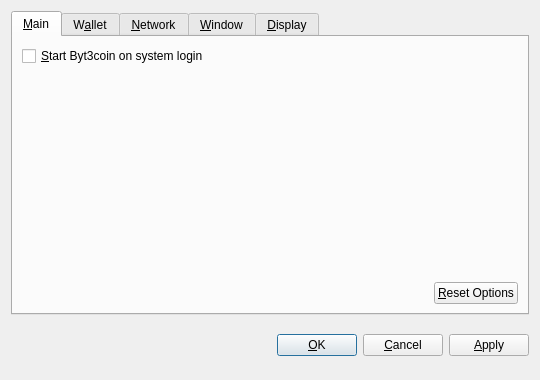
<?xml version="1.0" encoding="UTF-8"?>
<ui version="4.0">
 <class>OptionsDialog</class>
 <widget class="QDialog" name="OptionsDialog">
  <property name="geometry">
   <rect>
    <x>0</x>
    <y>0</y>
    <width>540</width>
    <height>380</height>
   </rect>
  </property>
  <property name="windowTitle">
   <string>Options</string>
  </property>
  <property name="modal">
   <bool>true</bool>
  </property>
  <layout class="QVBoxLayout" name="verticalLayout">
   <item>
    <widget class="QTabWidget" name="tabWidget">
     <property name="tabPosition">
      <enum>QTabWidget::North</enum>
     </property>
     <property name="currentIndex">
      <number>0</number>
     </property>
     <widget class="QWidget" name="tabMain">
      <attribute name="title">
       <string>&amp;Main</string>
      </attribute>
      <layout class="QVBoxLayout" name="verticalLayout_Main">
       <item>
        <widget class="QCheckBox" name="bitcoinAtStartup">
         <property name="toolTip">
          <string>Automatically start Byt3coin after logging in to the system.</string>
         </property>
         <property name="text">
          <string>&amp;Start Byt3coin on system login</string>
         </property>
        </widget>
       </item>
       <item>
        <spacer name="verticalSpacer_Main">
         <property name="orientation">
          <enum>Qt::Vertical</enum>
         </property>
         <property name="sizeHint" stdset="0">
          <size>
           <width>20</width>
           <height>40</height>
          </size>
         </property>
        </spacer>
       </item>
       <item>
        <layout class="QHBoxLayout" name="horizontalLayout_2_Main">
         <item>
          <spacer name="horizontalSpacer_2_Main">
           <property name="orientation">
            <enum>Qt::Horizontal</enum>
           </property>
           <property name="sizeHint" stdset="0">
            <size>
             <width>40</width>
             <height>20</height>
            </size>
           </property>
          </spacer>
         </item>
         <item>
          <widget class="QPushButton" name="resetButton">
           <property name="toolTip">
            <string>Reset all client options to default.</string>
           </property>
           <property name="text">
            <string>&amp;Reset Options</string>
           </property>
           <property name="autoDefault">
            <bool>false</bool>
           </property>
          </widget>
         </item>
        </layout>
       </item>
      </layout>
     </widget>
     <widget class="QWidget" name="tabWallet">
      <attribute name="title">
       <string>W&amp;allet</string>
      </attribute>
      <layout class="QVBoxLayout" name="verticalLayout_Network">
       <item>
        <widget class="QLabel" name="transactionFeeInfoLabel">
         <property name="text">
          <string>Optional transaction fee per kB that helps make sure your transactions are processed quickly. Most transactions are 1 kB.</string>
         </property>
         <property name="textFormat">
          <enum>Qt::PlainText</enum>
         </property>
         <property name="wordWrap">
          <bool>true</bool>
         </property>
        </widget>
       </item>
       <item>
        <layout class="QHBoxLayout" name="horizontalLayout_1_Main">
         <item>
          <widget class="QLabel" name="transactionFeeLabel">
           <property name="text">
            <string>Pay transaction &amp;fee</string>
           </property>
           <property name="textFormat">
            <enum>Qt::PlainText</enum>
           </property>
           <property name="buddy">
            <cstring>transactionFee</cstring>
           </property>
          </widget>
         </item>
         <item>
          <widget class="BitcoinAmountField" name="transactionFee"/>
         </item>
         <item>
          <spacer name="horizontalSpacer_1_Main">
           <property name="orientation">
            <enum>Qt::Horizontal</enum>
           </property>
           <property name="sizeHint" stdset="0">
            <size>
             <width>40</width>
             <height>20</height>
            </size>
           </property>
          </spacer>
         </item>
        </layout>
       </item>
       <item>
        <widget class="QLabel" name="label">
         <property name="text">
          <string>If you disable the spending of unconfirmed change, the change from a transaction cannot be used until that transaction has at least one confirmation. This also affects how your balance is computed.</string>
         </property>
         <property name="wordWrap">
          <bool>true</bool>
         </property>
        </widget>
       </item>
       <item>
        <widget class="QCheckBox" name="spendZeroConfChange">
         <property name="text">
          <string>Spend unconfirmed change  (experts only)</string>
         </property>
        </widget>
       </item>
       <item>
        <spacer name="verticalSpacer">
         <property name="orientation">
          <enum>Qt::Vertical</enum>
         </property>
         <property name="sizeHint" stdset="0">
          <size>
           <width>20</width>
           <height>40</height>
          </size>
         </property>
        </spacer>
       </item>
      </layout>
     </widget>
     <widget class="QWidget" name="tabNetwork">
      <attribute name="title">
       <string>&amp;Network</string>
      </attribute>
      <layout class="QVBoxLayout" name="verticalLayout_Network">
       <item>
        <widget class="QCheckBox" name="mapPortUpnp">
         <property name="toolTip">
          <string>Automatically open the Byt3coin client port on the router. This only works when your router supports UPnP and it is enabled.</string>
         </property>
         <property name="text">
          <string>Map port using &amp;UPnP</string>
         </property>
        </widget>
       </item>
       <item>
        <widget class="QCheckBox" name="connectSocks">
         <property name="toolTip">
          <string>Connect to the Byt3coin network through a SOCKS proxy (e.g. when connecting through Tor).</string>
         </property>
         <property name="text">
          <string>&amp;Connect through SOCKS proxy:</string>
         </property>
        </widget>
       </item>
       <item>
        <layout class="QHBoxLayout" name="horizontalLayout_Network">
         <item>
          <widget class="QLabel" name="proxyIpLabel">
           <property name="text">
            <string>Proxy &amp;IP:</string>
           </property>
           <property name="textFormat">
            <enum>Qt::PlainText</enum>
           </property>
           <property name="buddy">
            <cstring>proxyIp</cstring>
           </property>
          </widget>
         </item>
         <item>
          <widget class="QValidatedLineEdit" name="proxyIp">
           <property name="maximumSize">
            <size>
             <width>140</width>
             <height>16777215</height>
            </size>
           </property>
           <property name="toolTip">
            <string>IP address of the proxy (e.g. 127.0.0.1)</string>
           </property>
          </widget>
         </item>
         <item>
          <widget class="QLabel" name="proxyPortLabel">
           <property name="text">
            <string>&amp;Port:</string>
           </property>
           <property name="textFormat">
            <enum>Qt::PlainText</enum>
           </property>
           <property name="buddy">
            <cstring>proxyPort</cstring>
           </property>
          </widget>
         </item>
         <item>
          <widget class="QLineEdit" name="proxyPort">
           <property name="maximumSize">
            <size>
             <width>55</width>
             <height>16777215</height>
            </size>
           </property>
           <property name="toolTip">
            <string>Port of the proxy (e.g. 9050)</string>
           </property>
          </widget>
         </item>
         <item>
          <widget class="QLabel" name="socksVersionLabel">
           <property name="text">
            <string>SOCKS &amp;Version:</string>
           </property>
           <property name="textFormat">
            <enum>Qt::PlainText</enum>
           </property>
           <property name="buddy">
            <cstring>socksVersion</cstring>
           </property>
          </widget>
         </item>
         <item>
          <widget class="QValueComboBox" name="socksVersion">
           <property name="toolTip">
            <string>SOCKS version of the proxy (e.g. 5)</string>
           </property>
          </widget>
         </item>
         <item>
          <spacer name="horizontalSpacer_Network">
           <property name="orientation">
            <enum>Qt::Horizontal</enum>
           </property>
           <property name="sizeHint" stdset="0">
            <size>
             <width>40</width>
             <height>20</height>
            </size>
           </property>
          </spacer>
         </item>
        </layout>
       </item>
       <item>
        <spacer name="verticalSpacer_Network">
         <property name="orientation">
          <enum>Qt::Vertical</enum>
         </property>
         <property name="sizeHint" stdset="0">
          <size>
           <width>20</width>
           <height>40</height>
          </size>
         </property>
        </spacer>
       </item>
      </layout>
     </widget>
     <widget class="QWidget" name="tabWindow">
      <attribute name="title">
       <string>&amp;Window</string>
      </attribute>
      <layout class="QVBoxLayout" name="verticalLayout_Window">
       <item>
        <widget class="QCheckBox" name="minimizeToTray">
         <property name="toolTip">
          <string>Show only a tray icon after minimizing the window.</string>
         </property>
         <property name="text">
          <string>&amp;Minimize to the tray instead of the taskbar</string>
         </property>
        </widget>
       </item>
       <item>
        <widget class="QCheckBox" name="minimizeOnClose">
         <property name="toolTip">
          <string>Minimize instead of exit the application when the window is closed. When this option is enabled, the application will be closed only after selecting Quit in the menu.</string>
         </property>
         <property name="text">
          <string>M&amp;inimize on close</string>
         </property>
        </widget>
       </item>
       <item>
        <spacer name="verticalSpacer_Window">
         <property name="orientation">
          <enum>Qt::Vertical</enum>
         </property>
         <property name="sizeHint" stdset="0">
          <size>
           <width>20</width>
           <height>40</height>
          </size>
         </property>
        </spacer>
       </item>
      </layout>
     </widget>
     <widget class="QWidget" name="tabDisplay">
      <attribute name="title">
       <string>&amp;Display</string>
      </attribute>
      <layout class="QVBoxLayout" name="verticalLayout_Display">
       <item>
        <layout class="QHBoxLayout" name="horizontalLayout_1_Display">
         <item>
          <widget class="QLabel" name="langLabel">
           <property name="text">
            <string>User Interface &amp;language:</string>
           </property>
           <property name="textFormat">
            <enum>Qt::PlainText</enum>
           </property>
           <property name="buddy">
            <cstring>lang</cstring>
           </property>
          </widget>
         </item>
         <item>
          <widget class="QValueComboBox" name="lang">
           <property name="toolTip">
            <string>The user interface language can be set here. This setting will take effect after restarting Byt3coin.</string>
           </property>
          </widget>
         </item>
        </layout>
       </item>
       <item>
        <layout class="QHBoxLayout" name="horizontalLayout_2_Display">
         <item>
          <widget class="QLabel" name="unitLabel">
           <property name="text">
            <string>&amp;Unit to show amounts in:</string>
           </property>
           <property name="textFormat">
            <enum>Qt::PlainText</enum>
           </property>
           <property name="buddy">
            <cstring>unit</cstring>
           </property>
          </widget>
         </item>
         <item>
          <widget class="QValueComboBox" name="unit">
           <property name="toolTip">
            <string>Choose the default subdivision unit to show in the interface and when sending coins.</string>
           </property>
          </widget>
         </item>
        </layout>
       </item>
       <item>
        <widget class="QCheckBox" name="displayAddresses">
         <property name="toolTip">
          <string>Whether to show Byt3coin addresses in the transaction list or not.</string>
         </property>
         <property name="text">
          <string>&amp;Display addresses in transaction list</string>
         </property>
        </widget>
       </item>
       <item>
        <widget class="QCheckBox" name="coinControlFeatures">
         <property name="toolTip">
          <string>Whether to show coin control features or not.</string>
         </property>
         <property name="text">
          <string>Display coin &amp;control features (experts only!)</string>
         </property>
        </widget>
       </item>
       <item>
        <spacer name="verticalSpacer_Display">
         <property name="orientation">
          <enum>Qt::Vertical</enum>
         </property>
         <property name="sizeHint" stdset="0">
          <size>
           <width>20</width>
           <height>40</height>
          </size>
         </property>
        </spacer>
       </item>
      </layout>
     </widget>
    </widget>
   </item>
   <item>
    <layout class="QHBoxLayout" name="horizontalLayout_Buttons">
     <item>
      <spacer name="horizontalSpacer_1">
       <property name="orientation">
        <enum>Qt::Horizontal</enum>
       </property>
       <property name="sizeHint" stdset="0">
        <size>
         <width>40</width>
         <height>48</height>
        </size>
       </property>
      </spacer>
     </item>
     <item>
      <widget class="QLabel" name="statusLabel">
       <property name="font">
        <font>
         <weight>75</weight>
         <bold>true</bold>
        </font>
       </property>
       <property name="text">
        <string/>
       </property>
       <property name="textFormat">
        <enum>Qt::PlainText</enum>
       </property>
       <property name="wordWrap">
        <bool>true</bool>
       </property>
      </widget>
     </item>
     <item>
      <spacer name="horizontalSpacer_2">
       <property name="orientation">
        <enum>Qt::Horizontal</enum>
       </property>
       <property name="sizeHint" stdset="0">
        <size>
         <width>40</width>
         <height>48</height>
        </size>
       </property>
      </spacer>
     </item>
     <item>
      <widget class="QPushButton" name="okButton">
       <property name="text">
        <string>&amp;OK</string>
       </property>
      </widget>
     </item>
     <item>
      <widget class="QPushButton" name="cancelButton">
       <property name="text">
        <string>&amp;Cancel</string>
       </property>
       <property name="autoDefault">
        <bool>false</bool>
       </property>
      </widget>
     </item>
     <item>
      <widget class="QPushButton" name="applyButton">
       <property name="text">
        <string>&amp;Apply</string>
       </property>
       <property name="autoDefault">
        <bool>false</bool>
       </property>
      </widget>
     </item>
    </layout>
   </item>
  </layout>
 </widget>
 <customwidgets>
  <customwidget>
   <class>BitcoinAmountField</class>
   <extends>QSpinBox</extends>
   <header>bitcoinamountfield.h</header>
  </customwidget>
  <customwidget>
   <class>QValueComboBox</class>
   <extends>QComboBox</extends>
   <header>qvaluecombobox.h</header>
  </customwidget>
  <customwidget>
   <class>QValidatedLineEdit</class>
   <extends>QLineEdit</extends>
   <header>qvalidatedlineedit.h</header>
  </customwidget>
 </customwidgets>
 <resources/>
 <connections/>
</ui>
